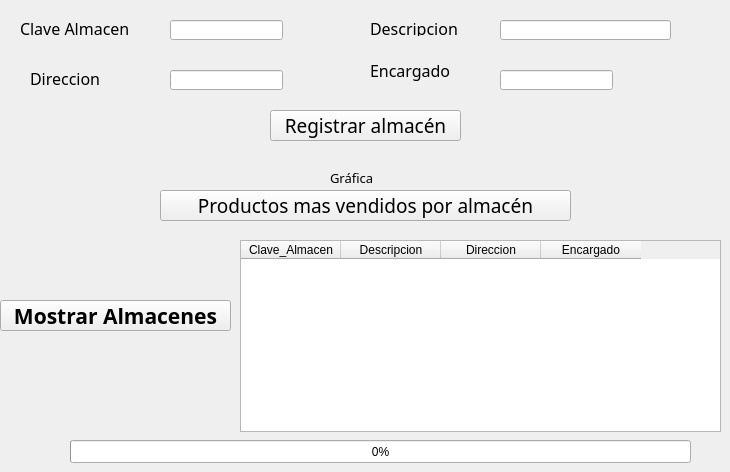
    <widget class="QWidget" name="tab">
     <attribute name="title">
      <string>Almacenes</string>
     </attribute>
     <widget class="QLabel" name="label">
      <property name="geometry">
       <rect>
        <x>20</x>
        <y>20</y>
        <width>131</width>
        <height>16</height>
       </rect>
      </property>
      <property name="font">
       <font>
        <family>Century Gothic</family>
        <pointsize>12</pointsize>
       </font>
      </property>
      <property name="text">
       <string>Clave Almacen</string>
      </property>
     </widget>
     <widget class="QLineEdit" name="clave_alm">
      <property name="geometry">
       <rect>
        <x>170</x>
        <y>20</y>
        <width>113</width>
        <height>20</height>
       </rect>
      </property>
      <property name="styleSheet">
       <string notr="true"/>
      </property>
     </widget>
     <widget class="QLabel" name="label_5">
      <property name="geometry">
       <rect>
        <x>370</x>
        <y>20</y>
        <width>111</width>
        <height>16</height>
       </rect>
      </property>
      <property name="font">
       <font>
        <family>Century Gothic</family>
        <pointsize>12</pointsize>
       </font>
      </property>
      <property name="text">
       <string>Descripcion</string>
      </property>
     </widget>
     <widget class="QLabel" name="label_6">
      <property name="geometry">
       <rect>
        <x>370</x>
        <y>60</y>
        <width>111</width>
        <height>21</height>
       </rect>
      </property>
      <property name="font">
       <font>
        <family>Century Gothic</family>
        <pointsize>12</pointsize>
       </font>
      </property>
      <property name="text">
       <string>Encargado</string>
      </property>
     </widget>
     <widget class="QLabel" name="label_7">
      <property name="geometry">
       <rect>
        <x>30</x>
        <y>70</y>
        <width>111</width>
        <height>16</height>
       </rect>
      </property>
      <property name="font">
       <font>
        <family>Century Gothic</family>
        <pointsize>12</pointsize>
       </font>
      </property>
      <property name="text">
       <string>Direccion</string>
      </property>
     </widget>
     <widget class="QLineEdit" name="desc_alm">
      <property name="geometry">
       <rect>
        <x>500</x>
        <y>20</y>
        <width>171</width>
        <height>20</height>
       </rect>
      </property>
     </widget>
     <widget class="QLineEdit" name="dire_alm">
      <property name="geometry">
       <rect>
        <x>170</x>
        <y>70</y>
        <width>113</width>
        <height>20</height>
       </rect>
      </property>
     </widget>
     <widget class="QLineEdit" name="encar_alm">
      <property name="geometry">
       <rect>
        <x>500</x>
        <y>70</y>
        <width>113</width>
        <height>20</height>
       </rect>
      </property>
     </widget>
     <widget class="QPushButton" name="btn_regalm">
      <property name="geometry">
       <rect>
        <x>270</x>
        <y>110</y>
        <width>191</width>
        <height>31</height>
       </rect>
      </property>
      <property name="font">
       <font>
        <family>Century Gothic</family>
        <pointsize>14</pointsize>
        <weight>50</weight>
        <bold>false</bold>
       </font>
      </property>
      <property name="text">
       <string>Registrar almacén</string>
      </property>
     </widget>
     <widget class="QPushButton" name="btn_mostalm">
      <property name="geometry">
       <rect>
        <x>0</x>
        <y>300</y>
        <width>231</width>
        <height>31</height>
       </rect>
      </property>
      <property name="font">
       <font>
        <family>Century Gothic</family>
        <pointsize>16</pointsize>
        <weight>75</weight>
        <bold>true</bold>
        <underline>false</underline>
       </font>
      </property>
      <property name="styleSheet">
       <string notr="true"/>
      </property>
      <property name="text">
       <string>Mostrar Almacenes</string>
      </property>
     </widget>
     <widget class="QTableWidget" name="tbl_almacenes">
      <property name="geometry">
       <rect>
        <x>240</x>
        <y>240</y>
        <width>481</width>
        <height>192</height>
       </rect>
      </property>
      <column>
       <property name="text">
        <string>Clave_Almacen</string>
       </property>
      </column>
      <column>
       <property name="text">
        <string>Descripcion</string>
       </property>
      </column>
      <column>
       <property name="text">
        <string>Direccion</string>
       </property>
      </column>
      <column>
       <property name="text">
        <string>Encargado</string>
       </property>
      </column>
     </widget>
     <widget class="QPushButton" name="btn_grafbar">
      <property name="geometry">
       <rect>
        <x>160</x>
        <y>190</y>
        <width>411</width>
        <height>31</height>
       </rect>
      </property>
      <property name="font">
       <font>
        <family>Century Gothic</family>
        <pointsize>14</pointsize>
       </font>
      </property>
      <property name="text">
       <string>Productos mas vendidos por almacén</string>
      </property>
     </widget>
     <widget class="QProgressBar" name="progreso">
      <property name="geometry">
       <rect>
        <x>70</x>
        <y>440</y>
        <width>621</width>
        <height>23</height>
       </rect>
      </property>
      <property name="value">
       <number>0</number>
      </property>
     </widget>
     <widget class="QLabel" name="label_19">
      <property name="geometry">
       <rect>
        <x>330</x>
        <y>170</y>
        <width>121</width>
        <height>16</height>
       </rect>
      </property>
      <property name="font">
       <font>
        <family>Century Gothic</family>
        <pointsize>10</pointsize>
       </font>
      </property>
      <property name="text">
       <string>Gráfica</string>
      </property>
     </widget>
    </widget>
